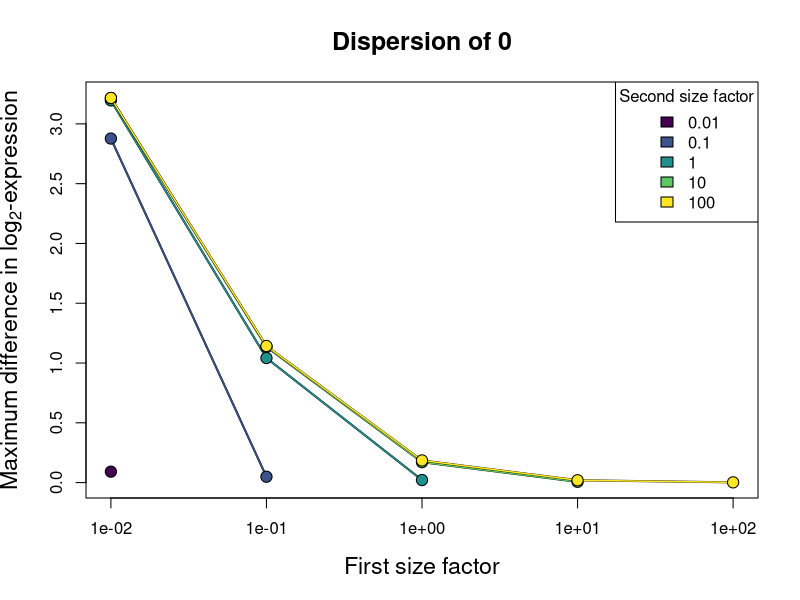
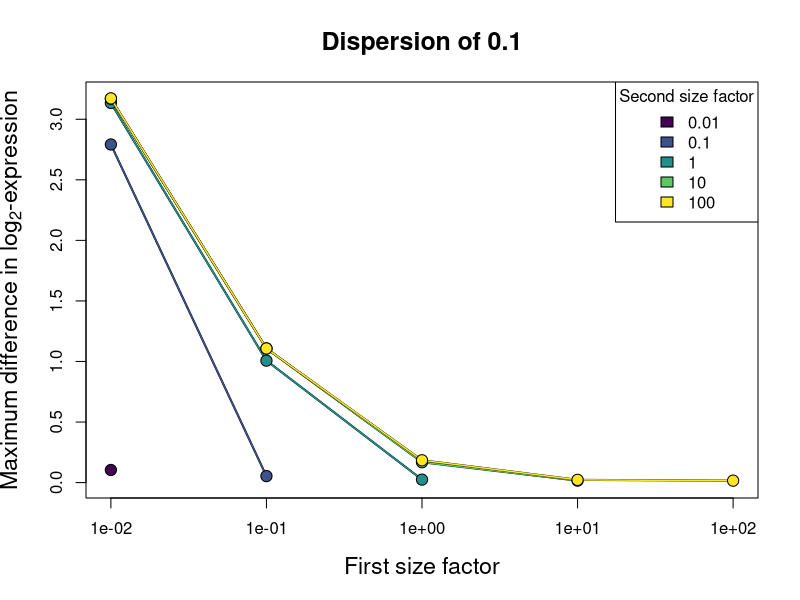

Reproduce these figures in R, in order. (Note: a time limit stopped this script after it produced the figures.)
# This script estimates the spurious difference due to the log-transformation.

#########################################
# Defining some common functions.

#' Simulates NB-distributed counts and computes the difference in means of log-values.
SIMULATE_ERR <- function(s1, s2, mu, pseudo=1, size=1000, N=10000) {
    if (is.infinite(size)) {
        FUN <- function(mu) rpois(N, lambda=mu)
    } else {
        FUN <- function(mu) rnbinom(N, mu=mu, size=size)
    }

    output <- numeric(length(mu))
    for (i in seq_along(mu)) {
        A <- FUN(mu[i] * s1)
        B <- FUN(mu[i] * s2)
        output[i] <- mean(log(A/s1 + pseudo)) - mean(log(B/s2 + pseudo))
    }
    return(output)
}

#' Finds the maximum error, which should occur around the pseudo-count.
FIND_MAX_ERR <- function(s1, s2, pseudo=1, size=1000, N=10000) {
    mus <- 10^seq(-3, 3, length.out=100) * pseudo
    output <- SIMULATE_ERR(s1, s2, mu=mus, pseudo=pseudo, size=size, N=N)
    max(abs(output))
}

dir.create("pics", showWarnings=FALSE)
all.sf <- c(0.01, 0.1, 1, 10, 100)
col <- viridis::viridis(length(all.sf))
dispersions <- c(0, 0.1, 1, 10)

#########################################
# Determines the maximum error of the log-transformation under a variety of conditions.

set.seed(1000)
pdf("pics/max_effect.pdf")
par(cex.lab=1.4, cex.main=1.5, mar=c(5.1, 4.3, 4.1, 2.1))
for (disp in dispersions) { 

    collected <- vector("list", 10)
    for (it in seq_along(collected)) {
        output <- matrix(0, length(all.sf), length(all.sf))
        for (i1 in seq_along(all.sf)) {
            for (i2 in seq_len(i1)) {
                output[i1, i2] <- FIND_MAX_ERR(s1=all.sf[i1], s2=all.sf[i2], size=1/disp)
            }
        }
        collected[[it]] <- output
    }

    collected <- do.call(abind::abind, c(collected, list(along=3)))
    output.mean <- output.se <- matrix(0, length(all.sf), length(all.sf))
    for (i in seq_along(all.sf)) {
        for (j in seq_len(i)) {
            current <- collected[i,j,]
            output.mean[i,j] <- mean(current)
            output.se[i,j] <- sd(current)/sqrt(length(current))
        }
    }

    output.mean <- output.mean/log(2)
    output.se <- output.se/log(2)
    upper <- output.mean + output.se

    plot(all.sf, numeric(length(all.sf)), ylim=range(upper), type="n", log="x",
        xlab="First size factor", ylab=expression("Maximum difference in"~log[2]*"-expression"),
        main=sprintf("Dispersion of %s", disp))

    for (i in seq_len(nrow(output))) {
        current <- seq_len(i)
        cur.mean <- output.mean[i,current]
        lines(all.sf[current], cur.mean, lwd=2)
        lines(all.sf[current], cur.mean, lwd=1.5, col=col[i])
        points(all.sf[current], cur.mean, pch=21, bg=col[i], cex=1.5)
    }
    legend("topright", fill=col, legend=all.sf, title="Second size factor") 
}
dev.off()

#########################################
# Tests the theoretical error bounds.

set.seed(1000)
pdf("pics/error_bound.pdf")
par(cex.lab=1.4, cex.main=1.5, mar=c(5.1, 4.3, 4.1, 2.1))
for (disp in dispersions) { 

    collected <- vector("list", 10)
    for (it in seq_along(collected)) {
        output <- matrix(0, length(all.sf), length(all.sf))
        for (i1 in seq_along(all.sf)) {
            for (i2 in seq_len(i1-1)) {
                pseudo <- abs(1/all.sf[i1] - 1/all.sf[i2])
                output[i1, i2] <- FIND_MAX_ERR(s1=all.sf[i1], s2=all.sf[i2], pseudo=pseudo, size=1/disp)
            }
        }
        collected[[it]] <- output
    }

    collected <- do.call(abind::abind, c(collected, list(along=3)))
    output.mean <- output.se <- matrix(0, length(all.sf), length(all.sf))
    for (i in seq_along(all.sf)) {
        for (j in seq_len(i)) {
            current <- collected[i,j,]
            output.mean[i,j] <- mean(current)
            output.se[i,j] <- sd(current)/sqrt(length(current))
        }
    }

    output.mean <- output.mean/log(2)
    output.se <- output.se/log(2)
    upper <- output.mean + output.se

    all.but.last <- head(all.sf, -1)
    plot(all.but.last, numeric(length(all.but.last)), ylim=c(0.1, 0.2), type="n", log="x",
        xlab="First size factor", ylab=expression("Maximum difference in"~log[2]*"-expression"),
        main=sprintf("Dispersion of %s", disp), xaxt="n")
    axis(1, at=all.but.last, labels=all.but.last)

    for (i in seq_len(nrow(output))) {
        current <- seq_len(i-1)
        cur.mean <- output.mean[i,current]
        lines(all.sf[current], cur.mean, lwd=2)
        lines(all.sf[current], cur.mean, lwd=1.5, col=col[i])
        points(all.sf[current], cur.mean, pch=21, bg=col[i], cex=1.5)
    }

    abline(h=1/8/log(2), col="red", lty=2)
    legend("bottomright", fill=col[-1], legend=all.sf[-1], title="Second size factor") 
}
dev.off()
